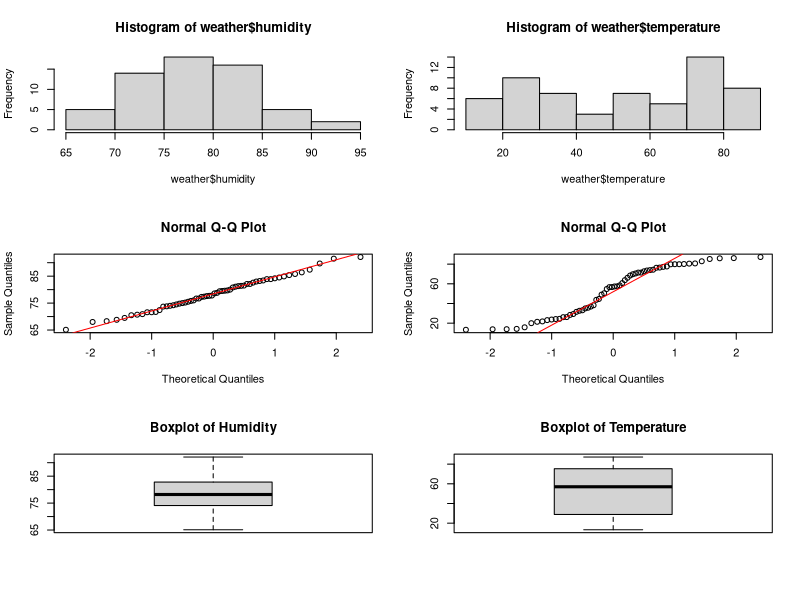
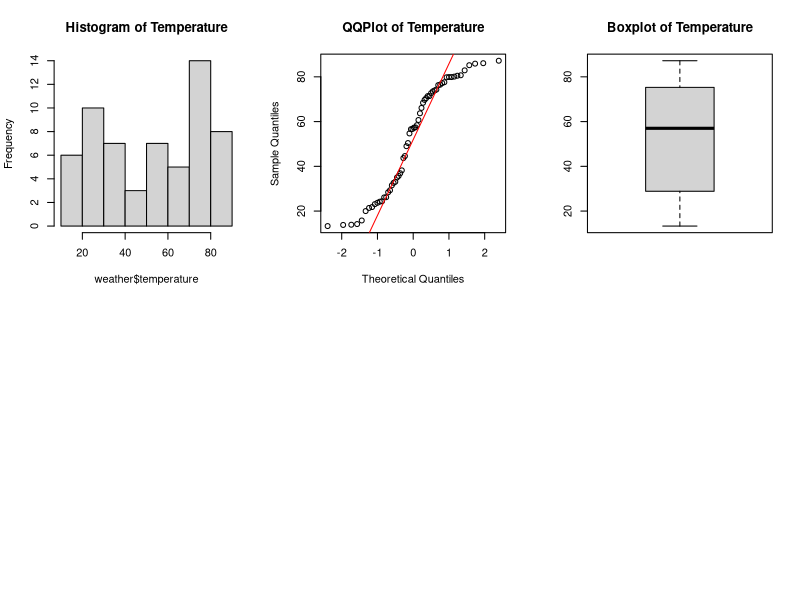

These charts were generated, in order, by the following R code: (Note: this script raises an error after producing the figures.)
setwd('/Users/katringrunert/Projects/Uni/sso/exercises/01_assignment')

weather = read.table("weather.txt",header=TRUE)


# Exercise 1.3.a

summary(weather$humidity)
summary(weather$temperature)

par(mfrow=c(3,2))
hist(weather$humidity)
hist(weather$temperature)
qqnorm(weather$humidity)
qqline(weather$humidity, col = "red")
qqnorm(weather$temperature)
qqline(weather$temperature, col = "red")
boxplot(weather$humidity, main='Boxplot of Humidity')
boxplot(weather$temperature, main='Boxplot of Temperature')

# Exercise 1.3.b
par(mfrow=c(2,3))
hist(weather$temperature, main = 'Histogram of Temperature')
qqnorm(weather$temperature, main = 'QQPlot of Temperature')
qqline(weather$temperature, col = "red")
boxplot(weather$temperature, main='Boxplot of Temperature')
# Exercise 1.3.c
# 90% CI of the mean temperature
n = nrow(weather); mu = mean(weather$temperature); s = sd(weather$temperature)
error_margin = qt((1-0.90)/2,df=n-1)*s/sqrt(n)

low = mu - error_margin 
up = mu + error_margin
# We can say with 90% confidence that the population mean lays between {low} and {up}
# Exercise 1.3.d

# CI of 95% for mean humidity, CI length of at most 2%

z = 1.96 # (1 - 0.95)/2 # get z-score for this value
E = 0.02 /2  # margin of error (two sided)
p = mean(weather.temperature) # mean????
q = 1 - p # ???
pq = p*q
s = sd(weather$temperature) # if population is not known, you can use standard deviation

sample_size = ((z*s)/ E)**2
sample_size
